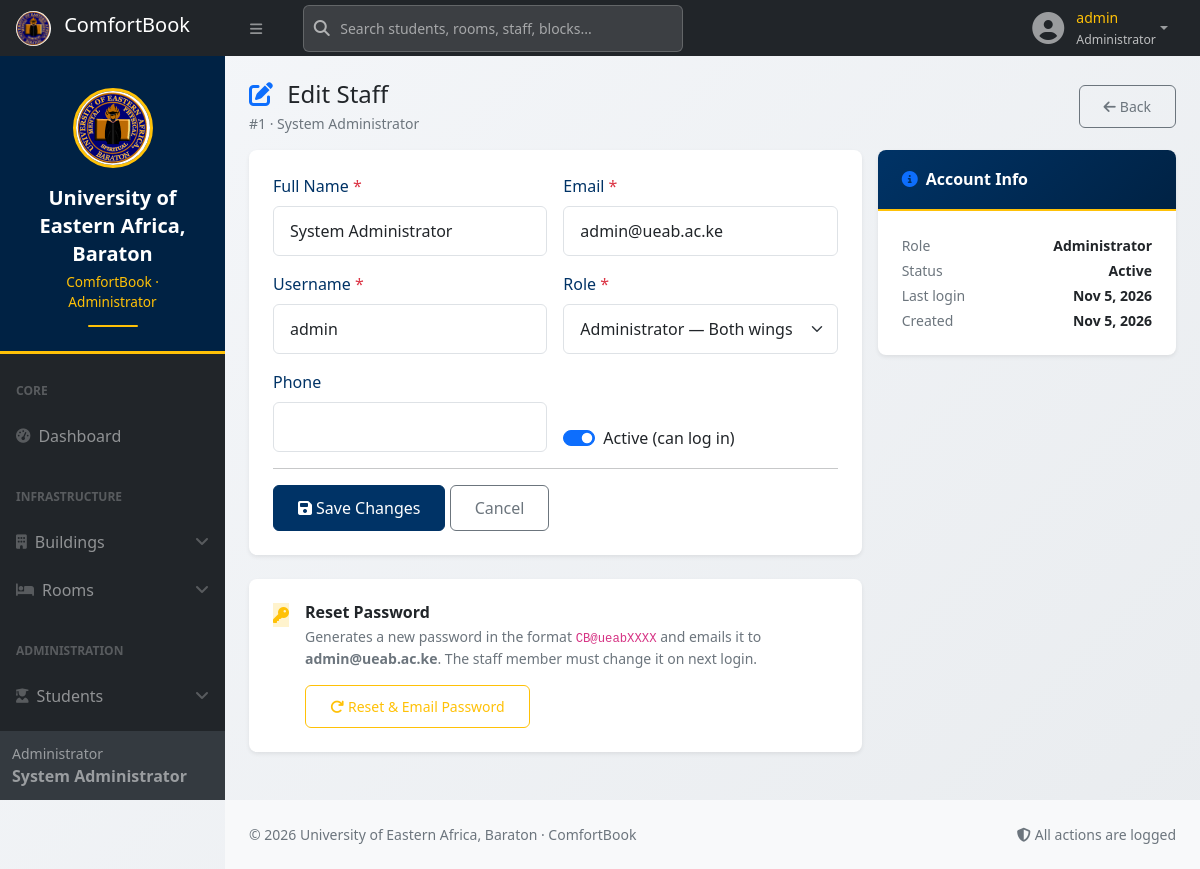
The page /user/staff_form.php?id=1 (signed in) on the database as committed earlier.
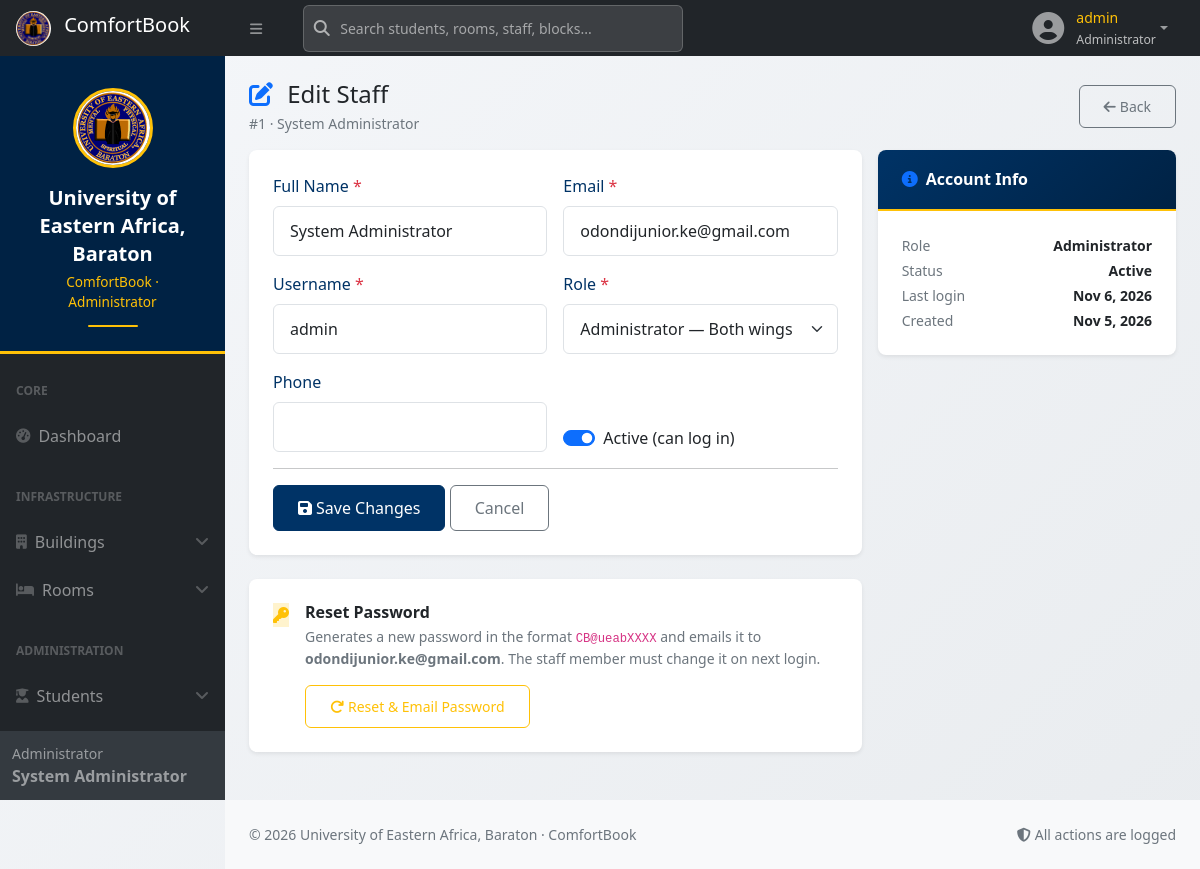
The same page on the database as committed later.
### tables this page shows
CREATE TABLE `users` (
  `id` int(10) UNSIGNED NOT NULL,
  `username` varchar(50) NOT NULL,
  `email` varchar(120) NOT NULL,
  `password_hash` varchar(255) NOT NULL,
  `full_name` varchar(120) NOT NULL,
  `role` enum('admin','dean_men','dean_women','secretary_men','secretary_women') NOT NULL,
  `gender_scope` enum('Male','Female') DEFAULT NULL,
  `phone` varchar(20) DEFAULT NULL,
  `is_active` tinyint(1) NOT NULL DEFAULT 1,
  `last_login` datetime DEFAULT NULL,
  `created_at` datetime NOT NULL DEFAULT current_timestamp(),
  `updated_at` datetime NOT NULL DEFAULT current_timestamp() ON UPDATE current_timestamp()
);

### includes/config.php (called while the page is built, shortened)
<?php
function h($v): string {
    return htmlspecialchars((string)$v, ENT_QUOTES, 'UTF-8');
}

### user/staff_form.php (the view, shortened to what the changed rows need)
<?php
require_once __DIR__ . '/../includes/config.php';
require_once __DIR__ . '/../includes/mailer.php';
$id     = (int)($_GET['id'] ?? 0);
$isEdit = $id > 0;
$staff  = null;
if ($isEdit) {
    $stmt = $pdo->prepare("SELECT * FROM users WHERE id = ?");
    $stmt->execute([$id]);
    $staff = $stmt->fetch();
}
$roles = [
    'admin'           => ['label'=>'Administrator',    'scope'=>null],
    'dean_men'        => ['label'=>'Dean of Men',      'scope'=>'Male'],
    'dean_women'      => ['label'=>'Dean of Women',    'scope'=>'Female'],
    'secretary_men'   => ['label'=>'Secretary (Men)',  'scope'=>'Male'],
    'secretary_women' => ['label'=>'Secretary (Women)','scope'=>'Female'],
];
$form = $isEdit ? [
    'username'=>$staff['username'], 'email'=>$staff['email'],
    'full_name'=>$staff['full_name'], 'role'=>$staff['role'],
    'phone'=>$staff['phone'] ?? '', 'is_active'=>(int)$staff['is_active'],
] : ['username'=>'', 'email'=>'', 'full_name'=>'', 'role'=>'dean_men', 'phone'=>'', 'is_active'=>1];
?>
<?php include __DIR__ . '/partial/header.php'; ?>
<div id="layoutSidenav">
    <div id="layoutSidenav_content">
        <main class="container-fluid px-4">
            <div class="d-flex justify-content-between align-items-center mt-4 mb-3">
                <div>
                    <h4 class="mb-1">
                        <i class="fas fa-<?= $isEdit?'edit':'user-plus' ?> text-primary me-2"></i>
                        <?= $isEdit?'Edit':'Add' ?> Staff
                    </h4>
                    <p class="text-muted small mb-0">
                        <?= $isEdit ? '#'.$id.' · '.h($staff['full_name']) : 'Create a new staff account · password auto-generated' ?>
                    </p>
                </div>
            </div>
            <div class="row g-3">
                <div class="col-lg-8">
                    <div class="card border-0 shadow-sm"><div class="card-body">
                        <form method="post" id="staffForm">
                            <div class="row g-3">
                                <div class="col-md-6">
                                    <label class="form-label">Full Name <span class="text-danger">*</span></label>
                                    <input type="text" name="full_name" class="form-control" required value="<?= h($form['full_name']) ?>">
                                </div>
                                <div class="col-md-6">
                                    <label class="form-label">Email <span class="text-danger">*</span></label>
                                    <input type="email" name="email" class="form-control" required value="<?= h($form['email']) ?>">
                                </div>
                                <div class="col-md-6">
                                    <label class="form-label">Username <span class="text-danger">*</span></label>
                                    <input type="text" name="username" class="form-control" required value="<?= h($form['username']) ?>">
                                </div>
                                <div class="col-md-6">
                                    <label class="form-label">Role <span class="text-danger">*</span></label>
                                    <select name="role" class="form-select" required>
                                        <?php foreach ($roles as $val => $meta): ?>
                                            <option value="<?= $val ?>" <?= $form['role']===$val?'selected':'' ?>>
                                                <?= h($meta['label']) ?><?= $meta['scope'] ? ' — '.h($meta['scope']).' wing' : ' — Both wings' ?>
                                            </option>
                                        <?php endforeach; ?>
                                    </select>
                                </div>
                                <div class="col-md-6 d-flex align-items-end">
                                    <div class="form-check form-switch">
                                        <input class="form-check-input" type="checkbox" name="is_active" id="isActive" <?= $form['is_active']?'checked':'' ?>>
                                        <label class="form-check-label" for="isActive">Active (can log in)</label>
                                    </div>
                                </div>
                            </div>
                        </form>
                    </div></div>
                    <?php if ($isEdit): ?>
                    <div class="card border-0 shadow-sm mt-3">
                        <div class="card-body">
                            <div class="d-flex align-items-start gap-3">
                                <div class="stat-icon bg-warning-subtle text-warning flex-shrink-0">
                                    <i class="fas fa-key"></i>
                                </div>
                                <div class="flex-grow-1">
                                    <h6 class="fw-bold mb-1">Reset Password</h6>
                                    <p class="small text-muted mb-3">
                                        Generates a new password in the format <code>CB@ueabXXXX</code>
                                        and emails it to <strong><?= h($staff['email']) ?></strong>.
                                        The staff member must change it on next login.
                                    </p>
                                    <form method="post" id="resetForm">
                                        <button class="btn btn-outline-warning btn-sm" id="resetBtn">
                                            <span class="btn-label">
                                                <i class="fas fa-redo me-1"></i>Reset & Email Password
                                            </span>
                                        </button>
                                    </form>
                                </div>
                            </div>
                        </div>
                    </div>
                    <?php endif; ?>
                </div>
                <div class="col-lg-4">
                    <?php if (!$isEdit): ?>
                    <div class="card border-0 shadow-sm sticky-top" style="top:80px;">
                        <div class="card-header bg-white">
                            <h6 class="mb-0 fw-bold">
                                <i class="fas fa-envelope text-primary me-2"></i>What happens on save
                            </h6>
                        </div>
                        <div class="card-body small">
                            <ol class="ps-3 mb-0" style="line-height:1.9;">
                                <li>Account is created</li>
                                <li>Password auto-generated as <code class="text-nowrap">CB@ueabXXXX</code></li>
                                <li>Branded welcome email sent to their inbox</li>
                                <li>They sign in and can change password from <em>My Profile</em></li>
                            </ol>
                        </div>
                    </div>
                    <?php else: ?>
                    <div class="card border-0 shadow-sm sticky-top" style="top:80px;">
                        <div class="card-header bg-white">
                            <h6 class="mb-0 fw-bold">
                                <i class="fas fa-info-circle text-primary me-2"></i>Account Info
                            </h6>
                        </div>
                        <div class="card-body small">
                            <div class="d-flex justify-content-between mb-1">
                                <span class="text-muted">Role</span>
                                <strong><?= h($roles[$staff['role']]['label'] ?? $staff['role']) ?></strong>
                            </div>
                            <div class="d-flex justify-content-between mb-1">
                                <span class="text-muted">Status</span>
                                <strong><?= $staff['is_active'] ? 'Active' : 'Inactive' ?></strong>
                            </div>
                            <div class="d-flex justify-content-between mb-1">
                                <span class="text-muted">Last login</span>
                                <strong><?= $staff['last_login'] ? date('M j, Y', strtotime($staff['last_login'])) : '—' ?></strong>
                            </div>
                            <div class="d-flex justify-content-between">
                                <span class="text-muted">Created</span>
                                <strong><?= date('M j, Y', strtotime($staff['created_at'])) ?></strong>
                            </div>
                        </div>
                    </div>
                    <?php endif; ?>
                </div>
            </div>
        </main>
<?php include __DIR__ . '/partial/footer.php'; ?>

Rows that differ between the two databases and show on the page:
changed users "System Administrator": email "admin@ueab.ac.ke" → "odondijunior.ke@gmail.com"; last_login "Nov 5, 2026" → "Nov 6, 2026"
